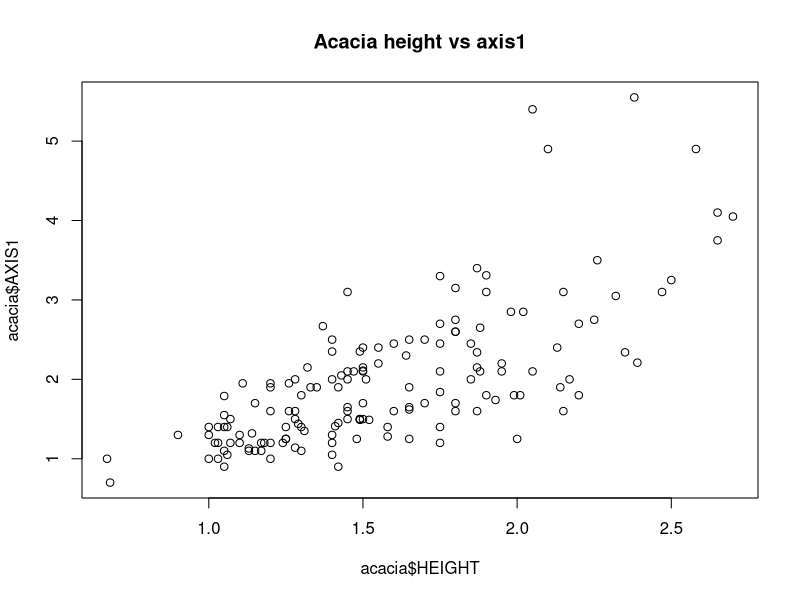
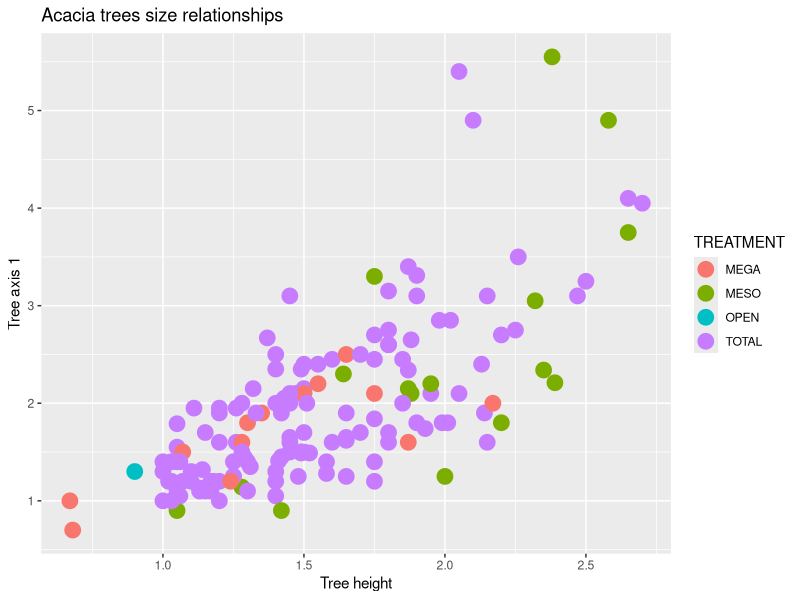
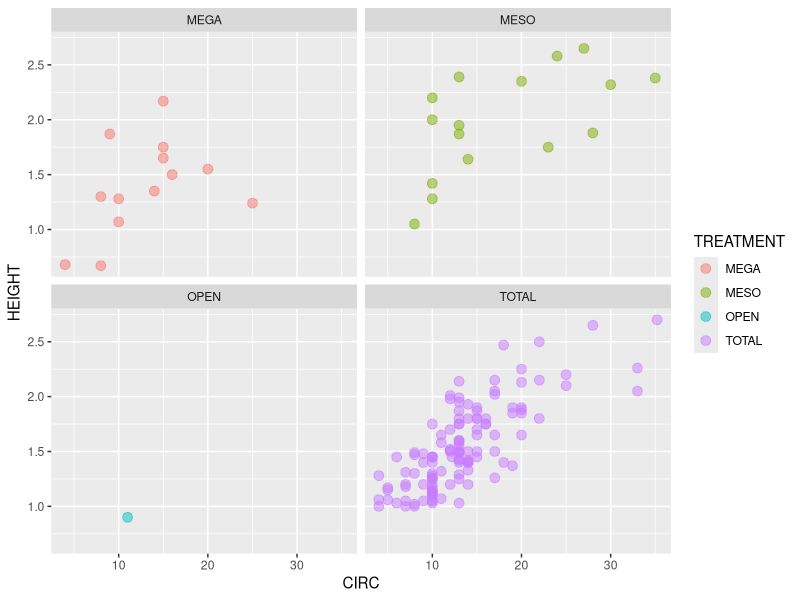
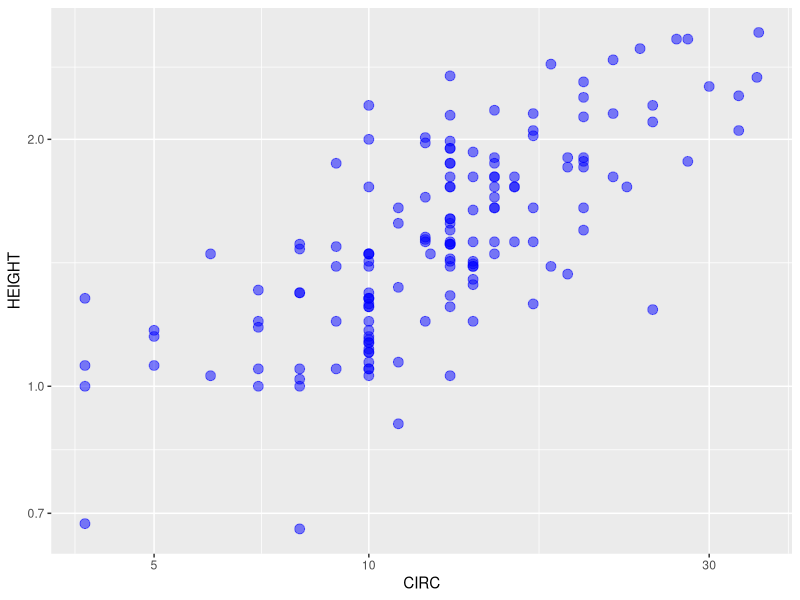
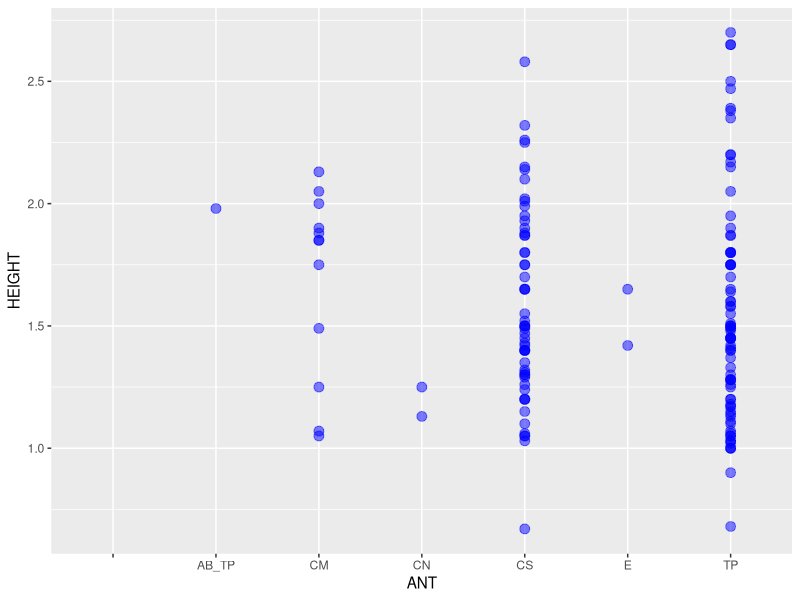
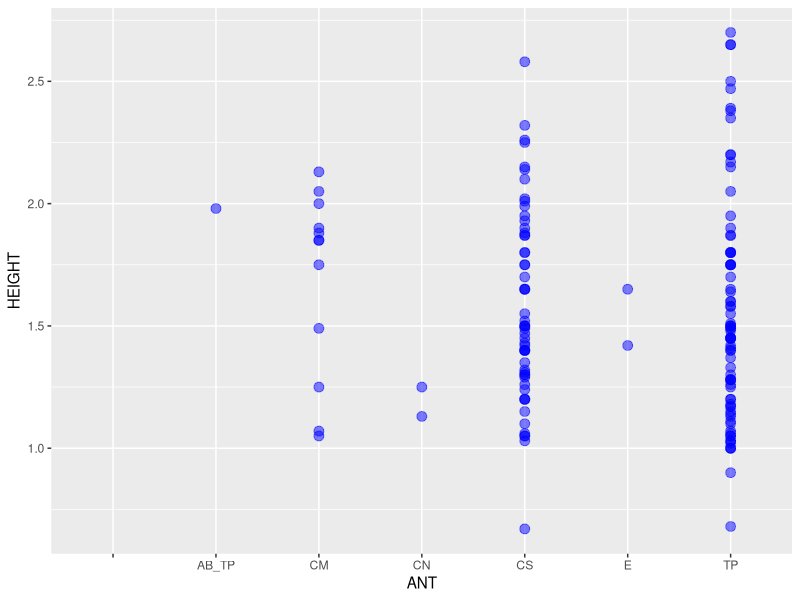
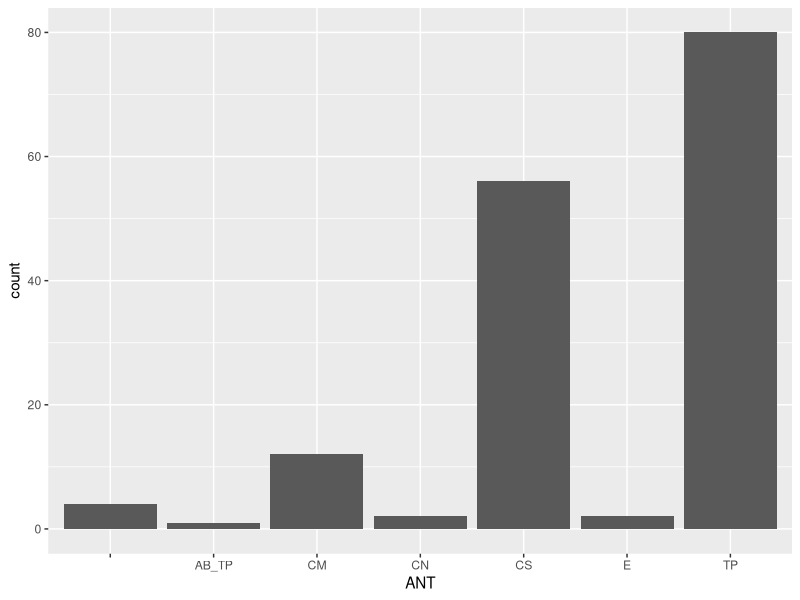
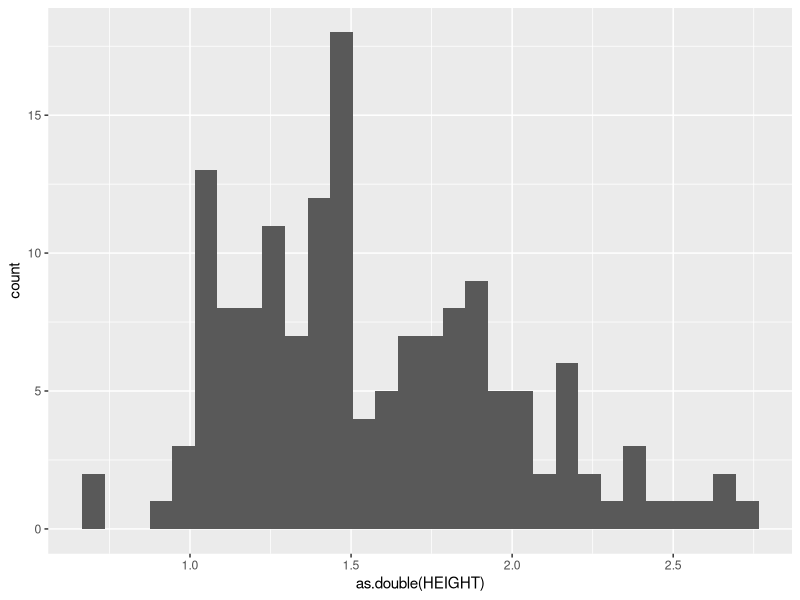

These figures' R source, in order:
## ---- chunk 1
knitr::opts_chunk$set(echo = TRUE)
## ---- chunk 2
getwd()

## ---- chunk 3
read.csv(file = "../data-raw/ACACIA_DREPANOLOBIUM_SURVEY.txt", sep = "\t")
## ---- chunk 4
acacia <- read.csv(file = "../data-raw/ACACIA_DREPANOLOBIUM_SURVEY.txt", sep = "\t")
## ---- chunk 5
acacia$HEIGHT <- as.numeric(acacia$HEIGHT)
acacia$HEIGHT
## ---- chunk 6
read.csv(file = "../data-raw/ACACIA_DREPANOLOBIUM_SURVEY.txt",
         sep = "\t",
         na.strings = "dead")
is.numeric(acacia$HEIGHT)
## ---- chunk 7
plot(x = acacia$HEIGHT, y = acacia$AXIS1, main = "Acacia height vs axis1")
## ---- chunk 8
library(ggplot2)

ggplot(data = acacia, mapping = aes(x = HEIGHT, y = AXIS1, color = TREATMENT)) +
  geom_point(size = 5) +
  labs(x = "Tree height", y = "Tree axis 1", title = "Acacia trees size relationships")

## ---- chunk 9
ggplot(acacia, aes(x = CIRC, y = HEIGHT, color = TREATMENT)) +
  geom_point(size = 3, alpha = 0.5) +
  facet_wrap(~TREATMENT)
## ---- chunk 10
ggplot(data = acacia, mapping = aes(x = CIRC, y = HEIGHT)) +
geom_point(size = 3, color = "blue", alpha = 0.5) +
scale_y_log10() +
scale_x_log10() +
labs(xlab = "Circumference",
     ylab = "Canopy Diameter ")
## ---- chunk 11
ggplot(data = acacia, mapping = aes(x = ANT, y = HEIGHT)) +
geom_point(size = 3, color = "blue", alpha = 0.5) 
## ---- chunk 12
ggplot(data = acacia, mapping = aes(x = ANT, y = HEIGHT)) +
geom_point(size = 3, color = "blue", alpha = 0.5) 
geom_smooth()
## ---- chunk 13
ggplot(data = acacia, mapping = aes(x = ANT)) +
  geom_bar()
## ---- chunk 14
ggplot(data = acacia, mapping = aes(x = as.double(HEIGHT))) +
  geom_histogram()
## ---- chunk 15
ggplot(data = acacia, mapping = aes(x = AXIS1)) +
  geom_histogram(fill = "red", alpha = 0.3) + labs(xlab ="Canopy Diameter",ylab = "Number of Acacia") +
  facet_wrap(~AXIS1)
## ---- chunk 16
ggplot(data = acacia, mapping = aes(x = AXIS2)) +
  geom_histogram(fill = "black", alpha = 0.3) + labs(xlab ="Canopy Diameter",ylab = "Number of Acacia") +
  facet_wrap(~AXIS2)
## ---- chunk 17
ggplot(acacia, aes(x = CIRC, y = HEIGHT)) +
geom_point(size = 3, alpha = 0.5) +
geom_smooth()
## ---- chunk 18
ggplot(acacia, aes(x = CIRC, y = HEIGHT, color = TREATMENT)) +
geom_point(size = 3, alpha = 0.5) +
geom_smooth()
## ---- chunk 19
ggplot(acacia, aes(x = CIRC, y = HEIGHT, color = TREATMENT, linetype = TREATMENT)) +
geom_point(size = 3, alpha = 0.5) +
geom_smooth()
## ---- chunk 20
ggplot(acacia, aes(x = CIRC, y = HEIGHT, color = TREATMENT)) +
geom_point(size = 3, alpha = 0.5) +
geom_smooth(method = "lm") # try with "glm"
## ---- chunk 21
ggplot(data = acacia, mapping = aes(x = TREATMENT)) +
geom_bar()
## ---- chunk 22
ggplot(acacia, aes(x = CIRC)) +
geom_histogram(fill = "red")
## ---- chunk 23
ggplot(acacia, aes(x = CIRC, color = TREATMENT)) +
geom_histogram(bins = 20)
## ---- chunk 24
ggplot(acacia, aes(x = CIRC, fill = TREATMENT)) +
geom_histogram(bins = 20, color = "gray")
## ---- chunk 25
ggplot() +
geom_point(data = acacia,
           mapping = aes(x = CIRC, y = HEIGHT,
                         color = TREATMENT)) +
geom_smooth(data = acacia,
            mapping = aes(x = CIRC, y = HEIGHT))
## ---- chunk 26
ggplot() +
geom_point(data = acacia,
           mapping = aes(x = CIRC, y = HEIGHT,
                         color = TREATMENT)) +
geom_smooth(data = acacia,
            mapping = aes(x = CIRC, y = HEIGHT)) +
geom_histogram(data = acacia,
               mapping = aes(x = CIRC, color = TREATMENT),
               alpha = 0.1)
## ---- chunk 27
ggsave("acacia_by_treatment.jpg")
## ---- chunk 28
ggsave("acacia_by_treatment.pdf", height = 5, width = 5)
